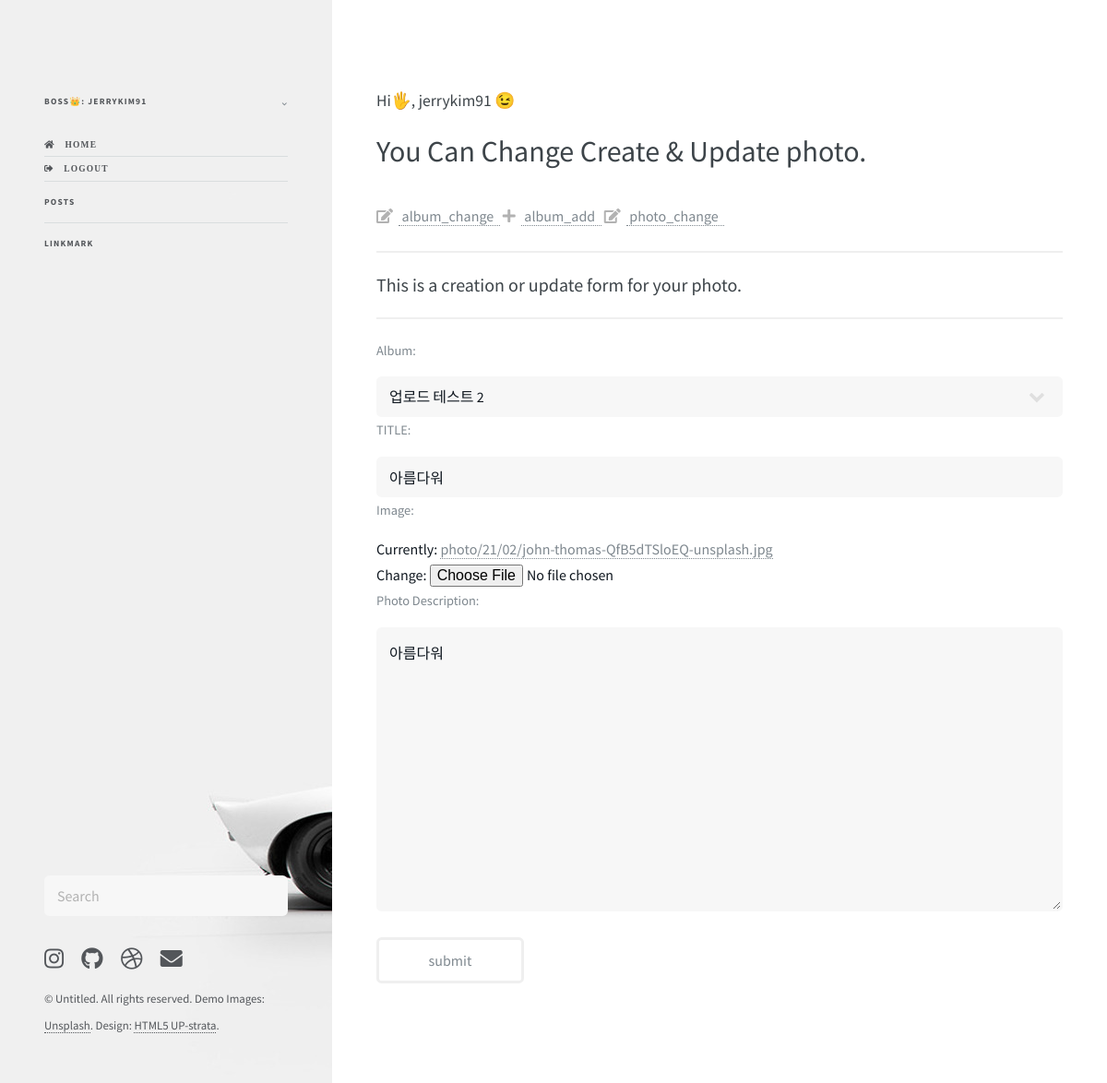
Page /photo/4/update/ (signed in) on the committed database.
### photo/models.py (models this page shows, shortened)
class Photo(models.Model):
    album       = models.ForeignKey(Album, on_delete=models.CASCADE)
    title       = models.CharField('TITLE', max_length=30)
    description = models.TextField('Photo Description', blank=True)
    image       = ThumbnailImageField(upload_to='photo/%y/%m')
    upload_dt   = models.DateTimeField('Upload Date', auto_now_add=True)
    owner       = models.ForeignKey('auth.User', on_delete=models.CASCADE, verbose_name='OWNER',blank=True, null=True)
    class Meta:
        ordering = ('title',)

### photo/views.py (the view)
# urls.py: path('<int:pk>/update/', views.PhotoUV.as_view(), name='photo_update'),
class PhotoUV(OwnerOnlyMixin,UpdateView):
    model = Photo
    fields = ('album','title','image','description')
    success_url = reverse_lazy('photo:index')

### Portfolio/views.py (called while the page is built)
    def dispatch(self, request, *args, **kwargs):
        obj = self.get_object()
        if request.user != obj.owner:
            """
            소유자 검증
            """
            return self.handle_no_permission()
        return super().dispatch(request, *args,**kwargs)

### photo/models.py (called while the page is built)
    def __str__(self):
        return self.name

### templates/photo/photo_form.html (shortened to what this page needs)
{% extends 'blog/base.html'%}
{% load widget_tweaks %}
{% load static %}
{% block content %}
<section>
    <header class="major">
        <h4>Hi🖐️, {{ user }} 😉</h4>
        <h1>You Can Change Create & Update photo.</h1>
        <p>
            <tr>
                <th><i class="fa fa-edit"></i>&nbsp;&nbsp;<a href="{% url 'photo:album_change' %}">&nbsp;album_change
                        &nbsp;</a></th>
                <th><i class="fa fa-plus"></i>&nbsp;&nbsp;<a href="{% url 'photo:album_add' %}">&nbsp;album_add
                        &nbsp;</a></th>
                <th><i class="fa fa-edit"></i>&nbsp;&nbsp;<a href="{% url 'photo:photo_change' %}">&nbsp;photo_change
                        &nbsp;</a></th>
            </tr>
        </p>
        <hr style="margin: 0 0 20px 0;">
        {% if not form.errors %}
        <h3> This is a creation or update form for your photo. </h3>
        {% endif %}
    </header>
    <hr style="margin: 0 0 20px 0;">
    <section class="content">
        {% if form.is_multipart %}
        <form enctype="multipart/form-data" action="" method='post'>
        {% else %}
            <form action="." method='post'>
        {% endif %}
                <div class="table-wrapper">
                    {% if form.album.value == None %}
                    <table class="alt">
                        <tr>
                            <td>{{ form.album.label_tag }}</td>
                            <td>{{ form.album }} </td>
                            {% else%}
                            <td>{{ form.album.label_tag }}</td>
                            <td>{{ form.album }}</td>
                            {% endif %}
                        <tr>
                            <td>{{ form.title.label_tag }}</td>
                            <td>{{ form.title }}</td>
                        </tr>
                        <tr>
                            <td>{{ form.image.label_tag }}</td>
                            <td>{{ form.image }}</td>
                        </tr>
                        <tr>
                            <td>{{ form.description.label_tag }}</td>
                            <td>{{ form.description }}</td>
                        </tr>
                    <br>
                    <input type="submit" value="submit" />
                </div>
            </form>
            <br />
    </section>
</section>
{% endblock %}

### templates/blog/base.html (shortened to what this page needs)
<!DOCTYPE HTML>
<html lang="en">
{% load static %}
<head>
    {% block extra-style %}
    <link rel="stylesheet" href="{% static 'test/assets/css/main.css' %}" />
    {% endblock %}
</head>
<body class="is-preload">
    <header id="header">
            <nav id="menu">
                {% if  user.is_authenticated %}
                    {% if user.get_username == 'jerrykim91' %}
                    <ul>
                        <li>
                            <span class="opener">BOSS👑: {{user}}</span>
                        </li>
                    </ul>
                    {% else %}
                    <ul>
                        <li><span>{{ user }}</span></li>
                    </ul>
                    {% endif %}
                    <br>
                    <ul>
                        <li><a href="{% url 'home' %}" class="icon solid fa fa-home"> &nbsp; Home</a></li>
                        <li><a href="{% url 'logout' %}" class="icon solid fas fa-sign-out-alt"> &nbsp; Logout</a></li>
                        <li><a href="{% url 'blog:post_list' %}">Posts</a></li>
                        <li><a href="{% url 'linkList:index' %}">LinkMark</a></li>
                </ul>
                {% else %}
                <ul>
                    <li><a href="{% url 'home' %}" class="icon solid fa fa-home"> &nbsp; Visiter</a></li>
                    <li><a href="{% url 'login' %}" class="icon solid fa fa-user"> &nbsp; Login</a></li>
                </ul>
                {% endif %}
            </nav>
            <footer id="footer">
                <div class="inner">
                    <section id="search" class="alt">
                        <form method="post" action="#">
                            <input type="text" name="query" id="query" placeholder="Search" />
                        </form>
                    </section>
                    <ul class="icons">
                        <li><a href="#" class="icon brands fa-instagram"><span class="label">Instagram</span></a></li>
                        <li><a href="https://github.com/jerrykim91" class="icon brands fa-github" target="_blank"></a></li>
                        <li><a href="#" class="icon brands fa-dribbble" target="_blank"><span class="label">Dribbble</span></a></li>
                        <li><a href="#" class="icon solid fa-envelope"><span class="label">Email</span></a></li>
                    </ul>
                    <ul class="copyright">
                        <li>&copy; Untitled. All rights reserved. Demo Images: <a
                                href="https://unsplash.com" target="_blank">Unsplash</a>. Design: <a href="https://html5up.net/strata" target="_blank">HTML5
                                UP-strata</a>.</li>
                    </ul>
                </div>
            </footer>
    </header>
    <div id="main">
        {% block content %}
        {% endblock %}
    </div>
</body>
</html>

### rows in the picture
Photo: album "업로드 테스트 2", title "아름다워", description "아름다워"

### other values in the picture
{{ user }} "JERRYKIM91"
{{ user }} "jerrykim91"
